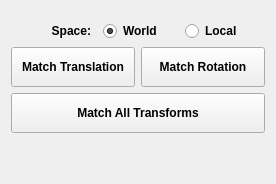
      <widget class="QWidget" name="match_tab">
       <attribute name="title">
        <string>物体对齐</string>
       </attribute>
       <layout class="QGridLayout" name="gridLayout_9">
        <item row="1" column="0">
         <layout class="QGridLayout" name="gridLayout_8">
          <item row="1" column="0" colspan="2">
           <widget class="QPushButton" name="matchtransforms_pushButton">
            <property name="minimumSize">
             <size>
              <width>0</width>
              <height>40</height>
             </size>
            </property>
            <property name="font">
             <font>
              <weight>75</weight>
              <bold>true</bold>
             </font>
            </property>
            <property name="text">
             <string>Match All Transforms</string>
            </property>
           </widget>
          </item>
          <item row="0" column="0">
           <widget class="QPushButton" name="matchTr_pushButton">
            <property name="enabled">
             <bool>true</bool>
            </property>
            <property name="minimumSize">
             <size>
              <width>0</width>
              <height>40</height>
             </size>
            </property>
            <property name="font">
             <font>
              <weight>75</weight>
              <bold>true</bold>
             </font>
            </property>
            <property name="autoFillBackground">
             <bool>false</bool>
            </property>
            <property name="inputMethodHints">
             <set>Qt::ImhNone</set>
            </property>
            <property name="text">
             <string>Match Translation</string>
            </property>
            <property name="autoRepeat">
             <bool>false</bool>
            </property>
            <property name="autoExclusive">
             <bool>false</bool>
            </property>
            <property name="autoRepeatInterval">
             <number>100</number>
            </property>
            <property name="default">
             <bool>false</bool>
            </property>
            <property name="flat">
             <bool>false</bool>
            </property>
           </widget>
          </item>
          <item row="0" column="1">
           <widget class="QPushButton" name="matchRo_pushButton">
            <property name="enabled">
             <bool>true</bool>
            </property>
            <property name="minimumSize">
             <size>
              <width>0</width>
              <height>40</height>
             </size>
            </property>
            <property name="font">
             <font>
              <weight>75</weight>
              <bold>true</bold>
             </font>
            </property>
            <property name="autoFillBackground">
             <bool>false</bool>
            </property>
            <property name="inputMethodHints">
             <set>Qt::ImhNone</set>
            </property>
            <property name="text">
             <string>Match Rotation</string>
            </property>
            <property name="autoRepeat">
             <bool>false</bool>
            </property>
            <property name="autoExclusive">
             <bool>false</bool>
            </property>
            <property name="default">
             <bool>false</bool>
            </property>
            <property name="flat">
             <bool>false</bool>
            </property>
           </widget>
          </item>
          <item row="2" column="0" colspan="2">
           <spacer name="verticalSpacer">
            <property name="orientation">
             <enum>Qt::Vertical</enum>
            </property>
            <property name="sizeHint" stdset="0">
             <size>
              <width>20</width>
              <height>40</height>
             </size>
            </property>
           </spacer>
          </item>
         </layout>
        </item>
        <item row="0" column="0">
         <layout class="QGridLayout" name="gridLayout_7" rowstretch="0" columnstretch="0,0,0">
          <property name="sizeConstraint">
           <enum>QLayout::SetDefaultConstraint</enum>
          </property>
          <property name="leftMargin">
           <number>10</number>
          </property>
          <property name="topMargin">
           <number>10</number>
          </property>
          <property name="spacing">
           <number>2</number>
          </property>
          <item row="0" column="1">
           <widget class="QRadioButton" name="world_radioButton">
            <property name="minimumSize">
             <size>
              <width>80</width>
              <height>20</height>
             </size>
            </property>
            <property name="font">
             <font>
              <weight>75</weight>
              <bold>true</bold>
             </font>
            </property>
            <property name="text">
             <string>World</string>
            </property>
            <property name="checked">
             <bool>true</bool>
            </property>
           </widget>
          </item>
          <item row="0" column="0">
           <widget class="QLabel" name="space_Label">
            <property name="minimumSize">
             <size>
              <width>80</width>
              <height>20</height>
             </size>
            </property>
            <property name="font">
             <font>
              <weight>75</weight>
              <bold>true</bold>
             </font>
            </property>
            <property name="text">
             <string>Space:</string>
            </property>
            <property name="alignment">
             <set>Qt::AlignRight|Qt::AlignTrailing|Qt::AlignVCenter</set>
            </property>
            <property name="indent">
             <number>10</number>
            </property>
           </widget>
          </item>
          <item row="0" column="2">
           <widget class="QRadioButton" name="local_radioButton">
            <property name="minimumSize">
             <size>
              <width>80</width>
              <height>20</height>
             </size>
            </property>
            <property name="font">
             <font>
              <weight>75</weight>
              <bold>true</bold>
             </font>
            </property>
            <property name="text">
             <string>Local</string>
            </property>
           </widget>
          </item>
         </layout>
        </item>
       </layout>
      </widget>
